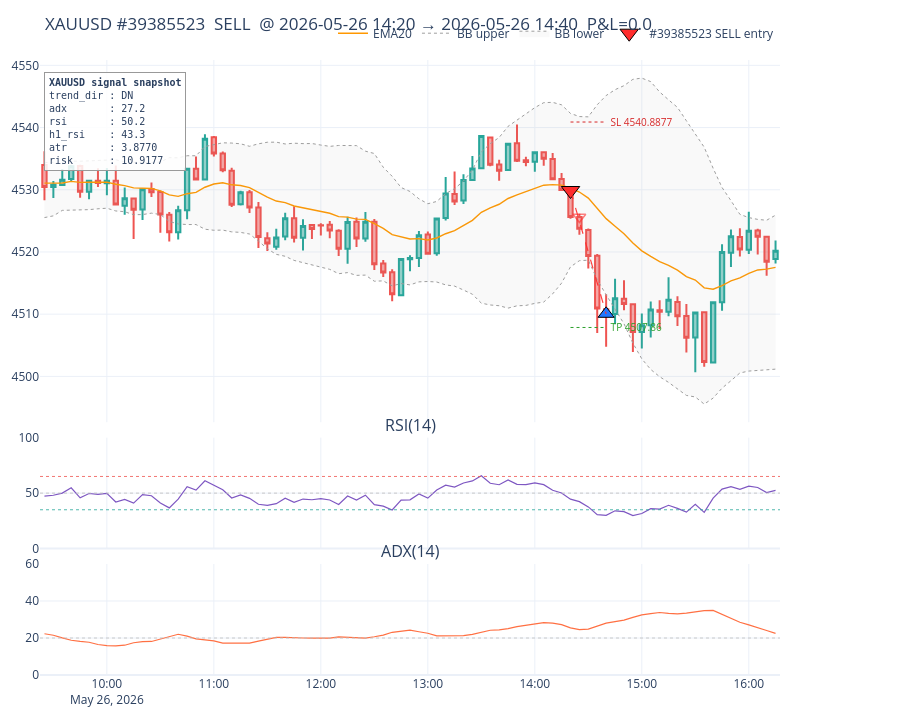
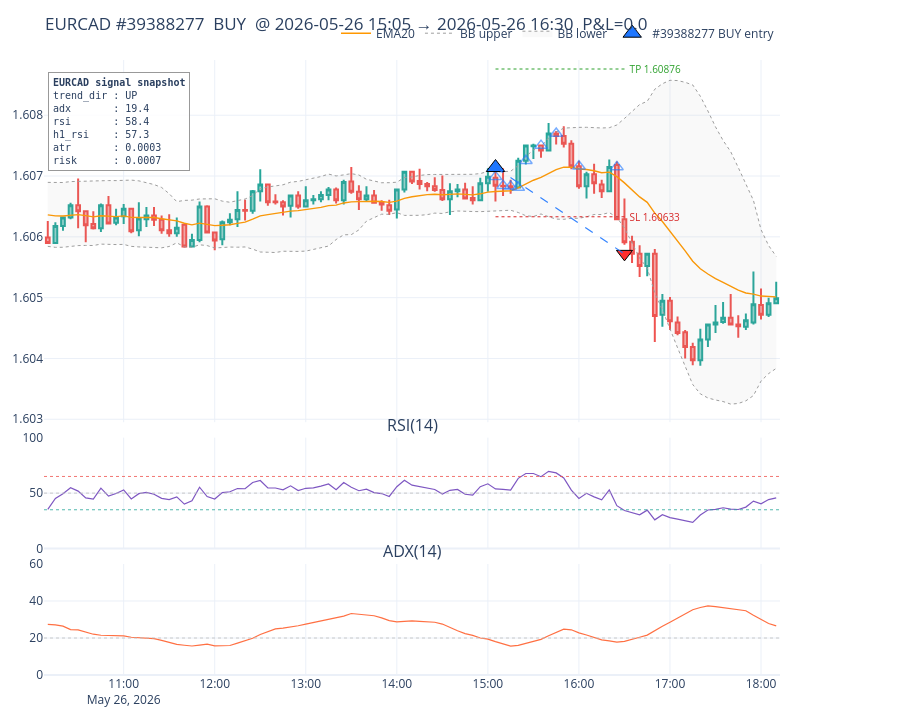
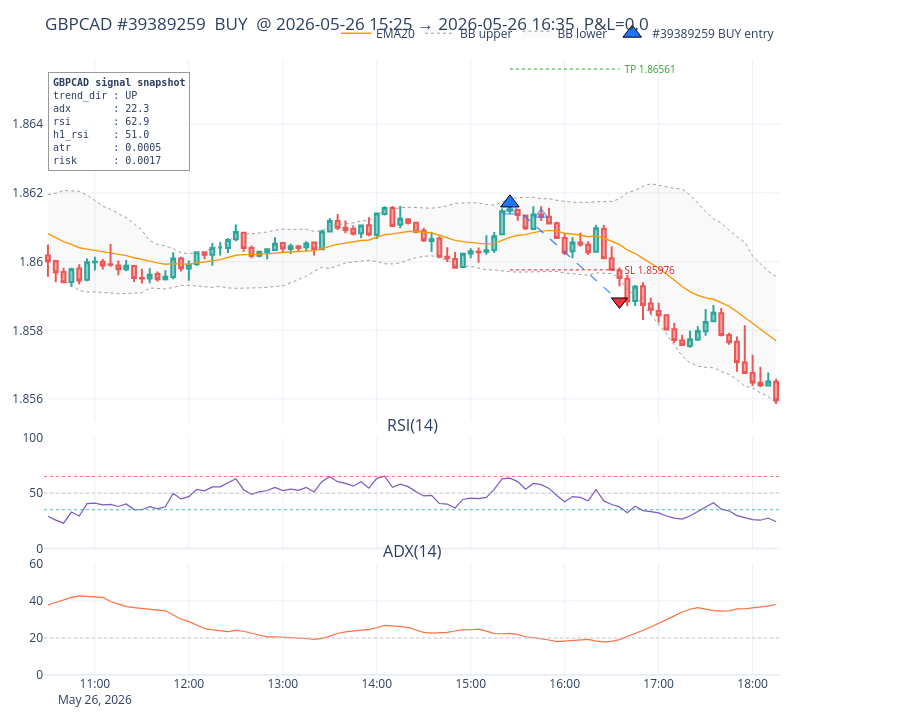

Notebook code cell kept with these figures, in order:
### Markdown cell above
## 5. Render — 7 charts per page

### Code cell
all_signals_df = all_events[all_events['event'] == 'signal'].copy()

def render_page(page: int = 0, charts_per_page: int = CHARTS_PER_PAGE):
    total = len(trades)
    pages = max(1, (total + charts_per_page - 1) // charts_per_page)
    page  = max(0, min(page, pages - 1))
    lo, hi = page * charts_per_page, min(total, (page + 1) * charts_per_page)
    print(f'Page {page + 1} / {pages}   (trades {lo + 1}..{hi} of {total})')
    for i in range(lo, hi):
        fig = plot_trade(trades[i], trades, all_signals_df)
        fig.show()

# default: first page
render_page(0)
